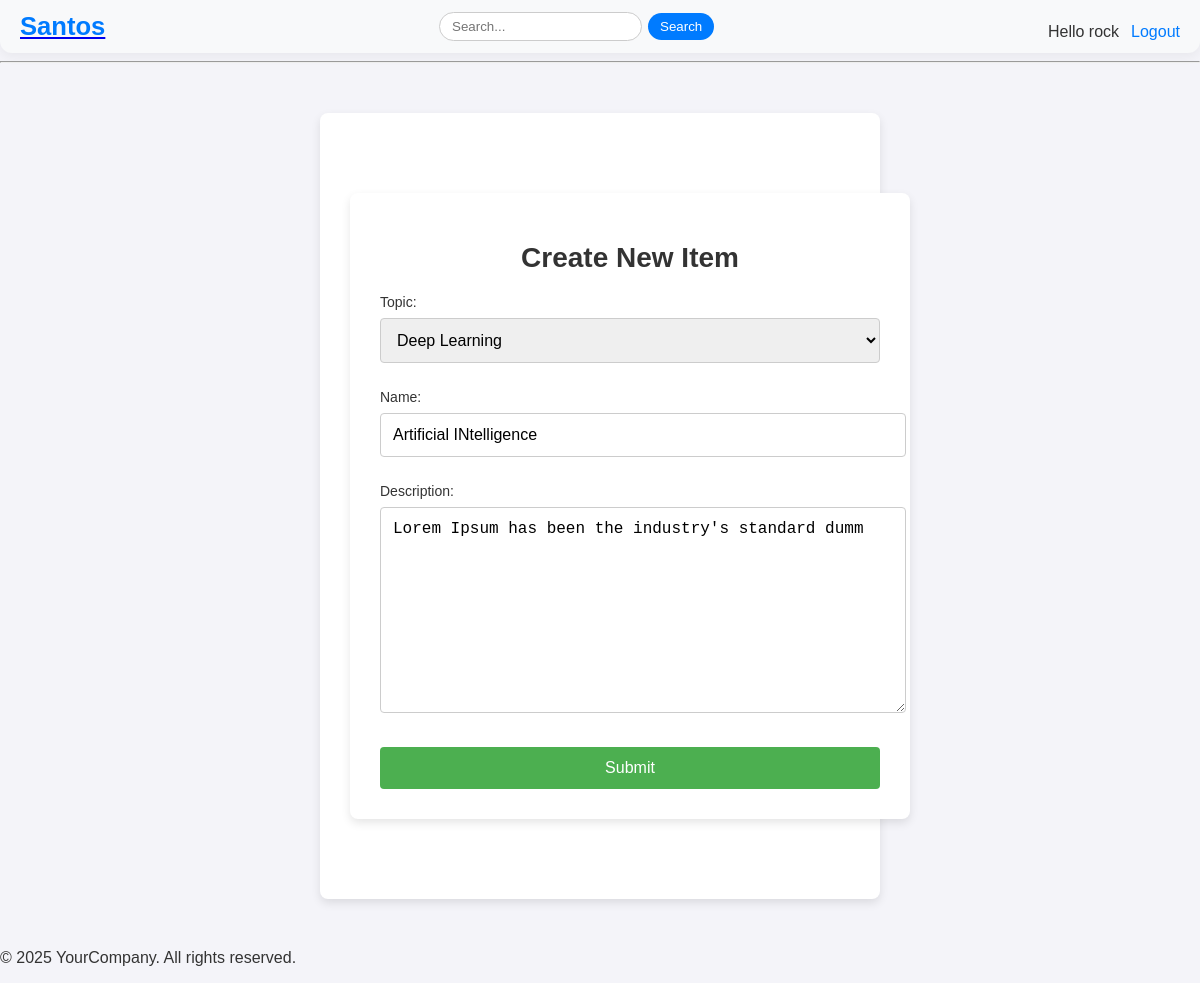
The app's page /update/2/ (signed in) with its own data.
### man/models.py (models this page shows, shortened)
class Topic(models.Model):
    topic=models.CharField( max_length=50)
    def __str__(self):
        return self.topic

class Room(models.Model):
    host=models.ForeignKey(User, on_delete=models.CASCADE)
    topic=models.ForeignKey(Topic, on_delete=models.CASCADE)
    name=models.CharField( max_length=50)
    participants = models.ManyToManyField(User,related_name='participants',blank=True)
    description=models.TextField(blank=True,null=True)
    updated=models.DateTimeField(auto_now=True)
    created=models.DateTimeField( auto_now_add=True)
    class Meta:
        ordering = ['-updated','-created']

### man/views.py (the view)
# urls.py: path('update/<str:pk>/',views.update,name='update'),
@login_required(login_url='login_user')
def update(request, pk):
    try:
        room = Room.objects.get(id=int(pk))
    except Room.DoesNotExist:
        return HttpResponse('Room not found.')
    if request.user != room.host:
        messages.error(request, 'This is not your room, you are not allowed here!')
        return redirect('home')
    form = Form(instance=room)
    if request.method == 'POST':
        form = Form(request.POST, instance=room)
        if form.is_valid():
            form.save()
            return redirect('home')
    return render(request, 'create.html', {'form': form})

### man/forms.py
class Form(ModelForm):
    class Meta:
        model=Room
        fields='__all__'
        exclude=['host','participants']

### templates/create.html (shortened to what this page needs)
{% extends "base.html" %}
{% load static %}
{% block nothing %}<link rel="stylesheet" href="{% static 'styles/create.css' %}">{% endblock nothing %}
{% block body %}
<div class="container">
    <h1>Create New Item</h1>
    <form method="POST" action="">
        <div class="form-group">
            {{ form.as_p }}
        </div>
        <button type="submit" class="submit-btn">Submit</button>
    </form>
</div>
{% endblock body %}

### templates/nav.html
<nav class="navbar">
    <div class="nav-left">
      <a href="{% url 'home' %}" class="brand"><h1>Santos</h1></a>
    </div>
    <div class="nav-center">
      <form method="GET" action="" class="search-form">
        <input type="search" id="search" name="q" placeholder="Search..." />
        <button type="submit">Search</button>
      </form>
    </div>
    <div class="nav-right">
      {% if request.user.is_authenticated %}
        <p class="user-greet">Hello {{ request.user }}</p>
        <a href="{% url 'logout_user' %}" class="auth-link">Logout</a>
      {% else %}
        <a href="{% url 'login_user' %}" class="auth-link">Login</a>
      {% endif %}
    </div>
  </nav>
  <hr>

### static/styles/create.css (style rules this page uses)
body { background-color: #f4f4f9; font-family: 'Arial', sans-serif; color: #333; margin: 0; padding: 0; }
.container { width: 100%; max-width: 500px; margin: 50px auto; padding: 30px; background-color: #fff; border-radius: 8px; box-shadow: 0px 4px 10px rgba(0, 0, 0, 0.1); }
h1 { text-align: center; font-size: 28px; color: #333; margin-bottom: 20px; }
.form-group { margin-bottom: 20px; }
.form-group label { display: block; font-size: 14px; color: #333; margin-bottom: 8px; }
.form-group input, .form-group select, .form-group textarea { width: 100%; padding: 12px; font-size: 16px; border: 1px solid #ccc; border-radius: 4px; margin-bottom: 10px; }
button.submit-btn { width: 100%; padding: 12px; background-color: #4CAF50; color: #fff; border: none; border-radius: 4px; font-size: 16px; cursor: pointer; transition: background-color 0.3s ease; }

### records on screen
Topic: topic "Deep Learning"
Room: name "Artificial INtelligence", description "Lorem Ipsum has been the industry's standard dumm"

### other values on screen
{{ request.user }} "rock"
